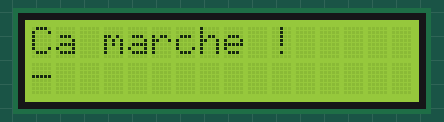
Simulated run of this sketch. Board: Arduino Uno, built with avr-gcc and run on an emulated ATmega328P. Shown: 16×2 character LCD.

Above: at 0.2 s.
At 0.9 s:
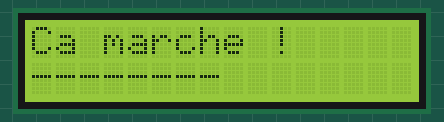
At 1.3 s:
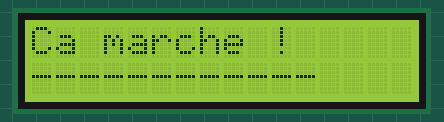
At 1.7 s:
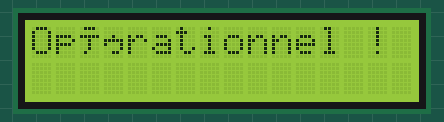

The sketch:

Affichagelcd.ino
```cpp
#include <LiquidCrystal_I2C.h>
#include<Wire.h>

LiquidCrystal_I2C lcd(0x27,16,2);
void setup() {
  lcd.init();
  lcd.backlight();
  lcd.begin(16,2);
  lcd.setCursor(0,0);
  lcd.print("Ca marche !");

  for(int i=0;i<15;i++){
    lcd.setCursor(i,1);
    lcd.print("-");
    delay(100);
  }
  lcd.clear();
  lcd.print("Opérationnel ! :D");
}

void loop() {
  lcd.cursor();
  delay(500);
  lcd.noCursor();
  delay(500);
}
```
